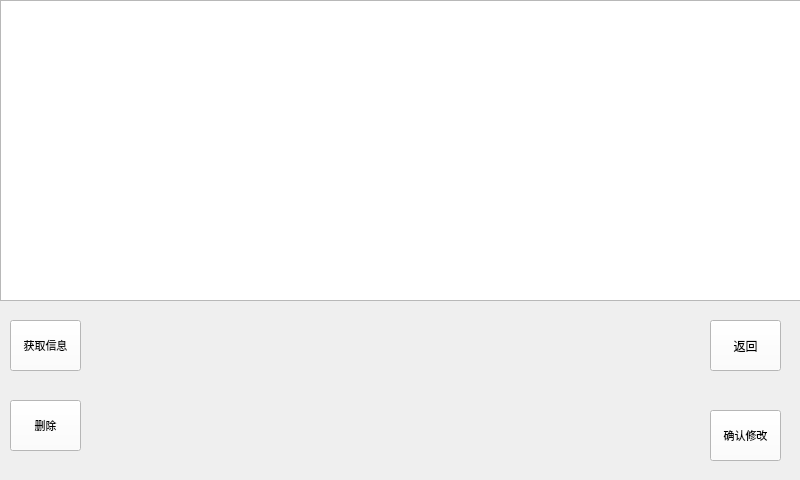
<?xml version="1.0" encoding="UTF-8"?>
<ui version="4.0">
 <class>adminInterface</class>
 <widget class="QMainWindow" name="adminInterface">
  <property name="geometry">
   <rect>
    <x>0</x>
    <y>0</y>
    <width>800</width>
    <height>480</height>
   </rect>
  </property>
  <property name="minimumSize">
   <size>
    <width>800</width>
    <height>480</height>
   </size>
  </property>
  <property name="maximumSize">
   <size>
    <width>800</width>
    <height>480</height>
   </size>
  </property>
  <property name="windowTitle">
   <string>MainWindow</string>
  </property>
  <widget class="QWidget" name="centralwidget">
   <widget class="QPushButton" name="pushButton">
    <property name="geometry">
     <rect>
      <x>710</x>
      <y>320</y>
      <width>71</width>
      <height>51</height>
     </rect>
    </property>
    <property name="styleSheet">
     <string notr="true">background-color: rgb(255, 255, 255);</string>
    </property>
    <property name="text">
     <string>返回</string>
    </property>
   </widget>
   <widget class="QTableWidget" name="tableWidget">
    <property name="geometry">
     <rect>
      <x>0</x>
      <y>0</y>
      <width>801</width>
      <height>301</height>
     </rect>
    </property>
   </widget>
   <widget class="solfkeyui" name="widget" native="true">
    <property name="geometry">
     <rect>
      <x>90</x>
      <y>310</y>
      <width>600</width>
      <height>160</height>
     </rect>
    </property>
    <property name="minimumSize">
     <size>
      <width>600</width>
      <height>160</height>
     </size>
    </property>
    <property name="maximumSize">
     <size>
      <width>600</width>
      <height>160</height>
     </size>
    </property>
   </widget>
   <widget class="QPushButton" name="get">
    <property name="geometry">
     <rect>
      <x>10</x>
      <y>320</y>
      <width>71</width>
      <height>51</height>
     </rect>
    </property>
    <property name="font">
     <font>
      <family>AcadEref</family>
      <pointsize>8</pointsize>
     </font>
    </property>
    <property name="styleSheet">
     <string notr="true">background-color: rgb(255, 255, 255);</string>
    </property>
    <property name="text">
     <string>获取信息</string>
    </property>
   </widget>
   <widget class="QPushButton" name="get_2">
    <property name="geometry">
     <rect>
      <x>10</x>
      <y>400</y>
      <width>71</width>
      <height>51</height>
     </rect>
    </property>
    <property name="font">
     <font>
      <family>AcadEref</family>
      <pointsize>8</pointsize>
     </font>
    </property>
    <property name="styleSheet">
     <string notr="true">background-color: rgb(255, 255, 255);</string>
    </property>
    <property name="text">
     <string>删除</string>
    </property>
   </widget>
   <widget class="QPushButton" name="confirm">
    <property name="geometry">
     <rect>
      <x>710</x>
      <y>410</y>
      <width>71</width>
      <height>51</height>
     </rect>
    </property>
    <property name="font">
     <font>
      <family>AcadEref</family>
      <pointsize>8</pointsize>
     </font>
    </property>
    <property name="styleSheet">
     <string notr="true">background-color: rgb(255, 255, 255);</string>
    </property>
    <property name="text">
     <string>确认修改</string>
    </property>
   </widget>
  </widget>
 </widget>
 <customwidgets>
  <customwidget>
   <class>solfkeyui</class>
   <extends>QWidget</extends>
   <header location="global">solfkeyui.h</header>
   <container>1</container>
  </customwidget>
 </customwidgets>
 <resources/>
 <connections/>
</ui>
